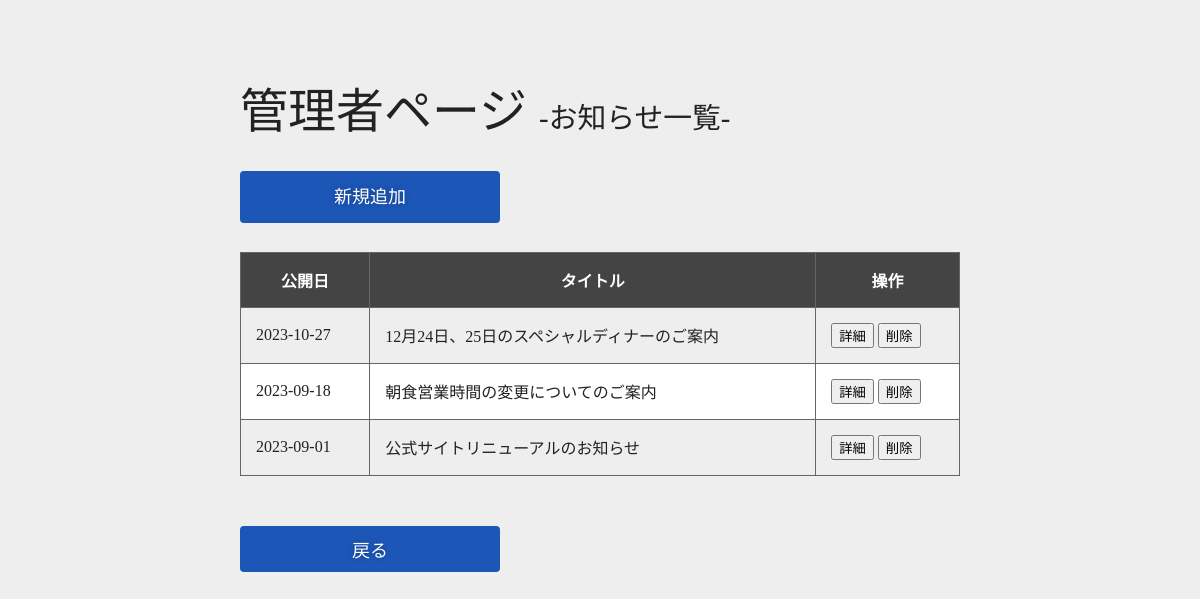
The page /admin/news/index.php (signed in) on the database its author committed.
### tables this page shows
CREATE TABLE `news` (
  `id` int(11) NOT NULL,
  `reg_date` date NOT NULL DEFAULT current_timestamp(),
  `open_date` date NOT NULL DEFAULT current_timestamp(),
  `title` varchar(255) NOT NULL,
  `comment` text NOT NULL,
  `is_open` tinyint(1) NOT NULL DEFAULT 1 COMMENT '１が公開、0は下書き'
);

### admin/news/index.php (the view, shortened to what this page needs)
<?php
$count = substr_count($_SERVER['PHP_SELF'],'/');
require_once dirname(__DIR__,$count). '/v33/db_config/db_bord_de_mer.php';
try{
    $dbh = new PDO($dsn,$user,$pass);
    $dbh->setAttribute(PDO::ATTR_ERRMODE,PDO::ERRMODE_EXCEPTION);
    $sql = 'SELECT * FROM news ORDER BY open_date DESC';
    $stmt = $dbh->query($sql);
    $result = $stmt->fetchAll(PDO::FETCH_ASSOC);
}catch(Exception $e){
    echo 'エラー発生：' . htmlspecialchars($e->getMessage(),ENT_QUOTES);
    exit;
}
?>
<!DOCTYPE html>
<html lang="ja">
<head>
    <link rel="stylesheet" href="../../css/all.css">
    <link rel="stylesheet" href="../../css/adminstyle.css">
</head>
<body>
    <article class="admin">
        <div class="w-container">
            <h1 class="heading-decoration">管理者ページ <span>-お知らせ一覧-</span></h1>
            <div class="admin-container">
                <p><a href="add.php" class="btn">新規追加</a></p>
                <table class="list">
                    <tr>
                        <th>公開日</th>
                        <th>タイトル</th>
                        <th>操作</th>
                    </tr>
                    <?php foreach($result as $row): ?>
                        <tr>
                            <td><?= $row['open_date'] ?></td>
                            <td><?= htmlspecialchars($row['title'],ENT_QUOTES) ?></td>
                            <td class="operation">
                                <form action="show.php" method="post">
                                    <input type="submit" value="詳細">
                                </form>
                                <form action="delete.php" method="post">
                                    <input type="submit" value="削除">
                                </form>
                            </td>
                        </tr>
                    <?php endforeach; ?>
                </table>
                <a href="../" class="btn">戻る</a>
            </div>
        </div>
    </article>
</body>
</html>

### css/adminstyle.css (style rules this page uses)
:root { --v-space: clamp(90px, 9vw, 120px); }
body { margin: 0; background-color: #eeeeee; color: #222222; font-family: 'Noto Serif JP', serif; }
h1, h2, h3, h4, h5, h6, p, figure, ul { margin: 0; padding: 0; list-style: none; }
p { line-height: 1.8; }
a { color: inherit; text-decoration: none; }
table { border-collapse: collapse; }
.w-container { width: min(92%, 1166px); margin: auto; position: relative; }
.btn { display: block; width: 260px; padding: 10px; box-sizing: border-box; border-radius: 4px; background-color: #1c57b8; color: #ffffff; font-size: 18px; text-align: center; text-shadow: 0 0 6px #00000052; outline:none; border: none; cursor: pointer; }
.heading-decoration { font-size: clamp(30px, 3vw, 40px); min-height: 0vw; font-weight: 400; }
.heading-decoration > span { font-size: .6em; }
.contact .form-content,.admin-container p { margin: 1.8em 0; }
.admin { margin-top: calc(var(--v-space) * 2 / 3); padding-bottom: var(--v-space); }
.admin .w-container { max-width: 720px; }
.admin .heading-decoration { font-size: clamp(30px, 6.25vw, 48px); }
.admin-container { font-size: clamp(14px, 2.4vw, 16px); }
.list,.show { width: 100%; margin-bottom: 50px; }
.list th,.list td,.show th,.show td { padding: 15px; border:1px solid #666; }
.list th,.show th { background-color: #444; color:#fff }
.list th:last-child { width: 20%; }
.show td,.list tr:nth-child(odd) { background-color: #fff; }
.operation form { display: inline-block; }
.operation input, .button-wrapper input { font-family: 'Noto Serif JP', serif; }

### rows shown on the page
news: open_date "2023-10-27", title "12月24日、25日のスペシャルディナーのご案内"
news: open_date "2023-09-18", title "朝食営業時間の変更についてのご案内"
news: open_date "2023-09-01", title "公式サイトリニューアルのお知らせ"
